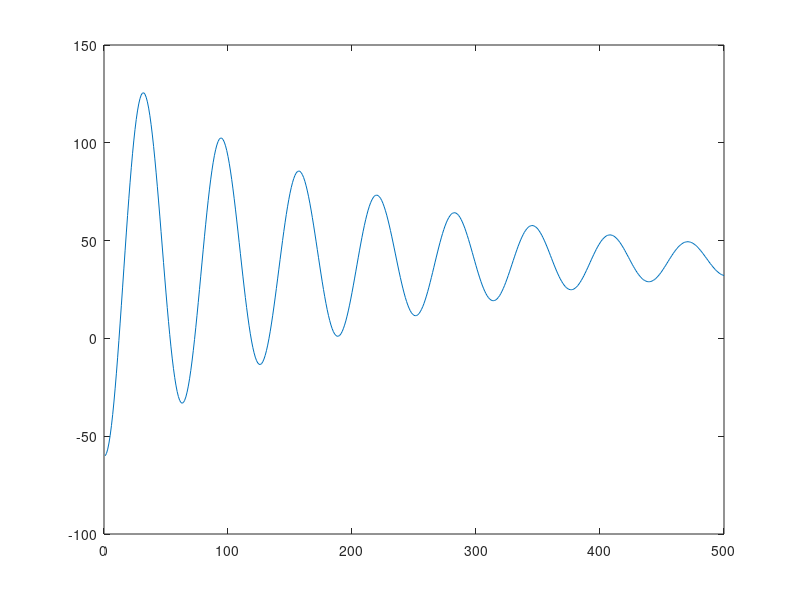

Here is the MATLAB script that generated this plot:
h = 0.2;

z1 = 0;
z2 = 0;

for t = 1:500
    
    z1(t+1) = z1(t) + h*z2(t);
    z2(t+1) = z2(t) + h*(20-z1(t) - 0.4*z2(t))/4;
    
    y(t) = 2*z1(t) - 3*(20-z1(t)-0.4*z2(t));
end;

t = 1:500;
plot(t,y);
clear all;
saveas(gcf, 'graph', 'bmp');